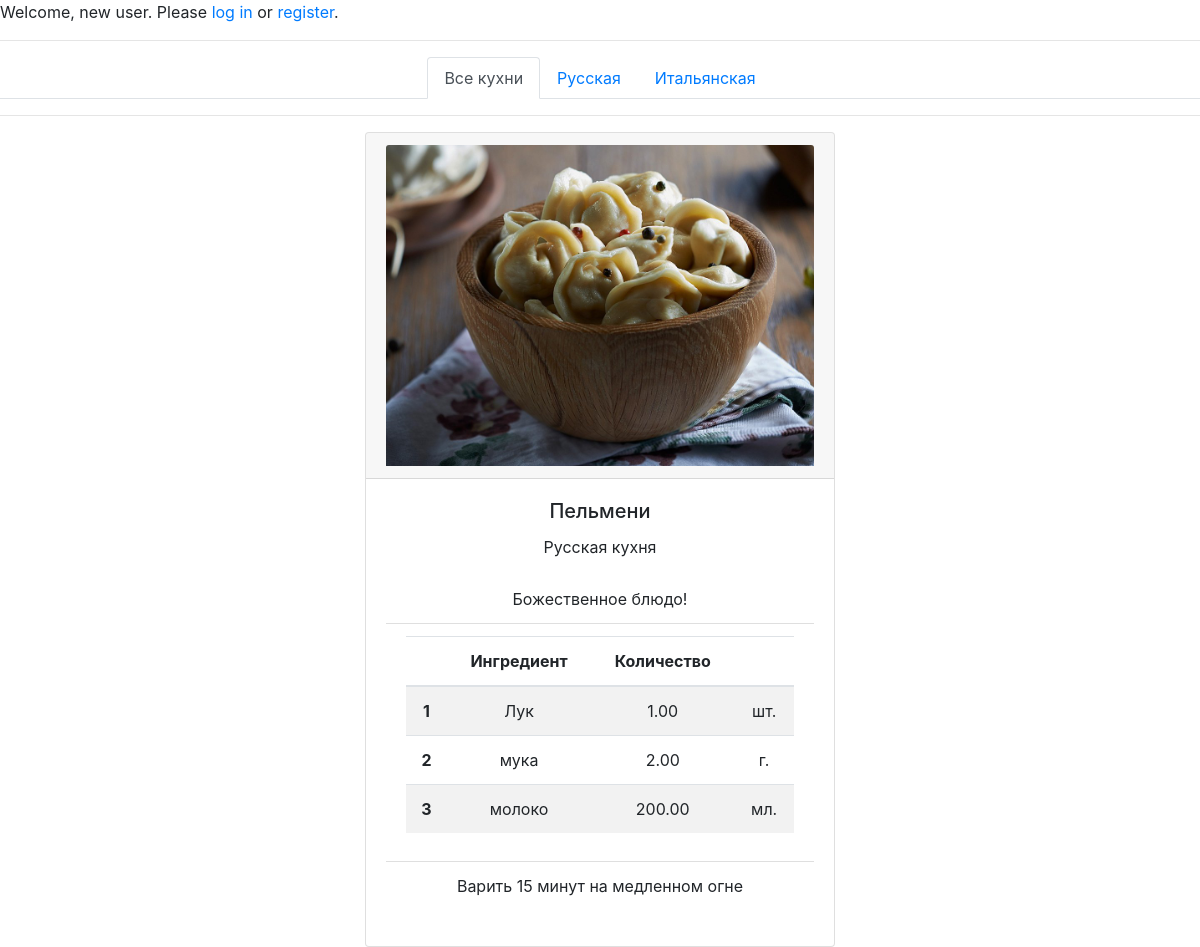
The page /recipes/recipes/1 on the database its author committed.
### mainapp/models.py (models this page shows, shortened)
class Cuisine(models.Model):
    class Meta:
        verbose_name = 'Кухня'
        verbose_name_plural = 'Кухни'
    name = models.CharField(verbose_name='название', max_length=64, unique=True)
    description = models.TextField(verbose_name='описание', blank=True)

class Recipe(models.Model):
    class Meta:
        verbose_name = 'Рецепт'
        verbose_name_plural = 'Рецепты'
    cuisine = models.ForeignKey(Cuisine, on_delete=models.CASCADE)
    name = models.CharField(verbose_name='название рецепта', max_length=255)
    description = models.TextField(verbose_name='описание', blank=True)
    cooking = models.TextField(verbose_name='способ приготовления', blank=False)
    image = models.ImageField(upload_to='recipe_photos', blank=True)

class Composition(models.Model):
    class Meta:
        verbose_name = 'Пропорция'
        verbose_name_plural = 'Пропорции'
    recipe = models.ForeignKey(Recipe, on_delete=models.CASCADE)
    ingredient = models.ForeignKey(Ingredient, on_delete=models.CASCADE)
    quantity = models.DecimalField(verbose_name='количество', max_digits=12, decimal_places=2, default=1)

class Ingredient(models.Model):
    class Meta:
        verbose_name = 'Ингредиент'
        verbose_name_plural = 'Ингредиенты'
    unit = models.ForeignKey(Unit,  on_delete=models.SET(''))
    name = models.CharField(verbose_name='название ингредиента', max_length=255)

class Unit(models.Model):
    class Meta:
        verbose_name = 'Единица измерения'
        verbose_name_plural = 'Единицы измерения'
    short_name = models.CharField(verbose_name='сокращение', max_length=8, unique=True)
    name = models.CharField(verbose_name='название', max_length=128, blank=True)

### mainapp/views.py (the view)
# urls.py: path('recipes/<int:pk>', mainapp.RecipeDetailView.as_view(), name='recipe'),
class RecipeDetailView(DetailView):
    model = Recipe
    context_object_name = 'recipe'
    template_name = 'mainapp/recipe.html'
    def get_context_data(self, **kwargs):
        context = super().get_context_data(**kwargs)
        context['composition_list'] = Composition.objects.filter(recipe=self.kwargs['pk'])
        context['cuisine_list'] = Cuisine.objects.all()
        return context

### mainapp/templates/mainapp/recipe.html (shortened to what this page needs)
{% extends 'mainapp/base.html' %}
{% block content %}
<div class="container">
        <div class="card text-center">
            <div class="card-header">
                <img src="/media/{{ recipe.image }}" class="card-img-top" alt="...">
            </div>
            <div class="card-body">
                <h5 class="card-title">{{ recipe.name }}</h5>
                <p class="card-text">{{ recipe.cuisine.name }} кухня</p>
                <ul class="list-group list-group-flush">
                    <li class="list-group-item">
                        {{ recipe.description }}
                    </li>
                    <li class="list-group-item">
                        <table class="table table-striped">
                            <thead>
                                <tr>
                                    <th scope="col"></th>
                                    <th scope="col">Ингредиент</th>
                                    <th scope="col">Количество</th>
                                    <th scope="col"></th>
                                </tr>
                            </thead>
                            <tbody>
                            {% for composition in composition_list %}
                                <tr>
                                    <th scope="row">{{ forloop.counter }}</th>
                                    <td>{{ composition.ingredient.name }}</td>
                                    <td>{{ composition.quantity }}</td>
                                    <td>{{ composition.ingredient.unit.short_name }} </td>
                                </tr>
                            {% endfor %}
                            </tbody>
                        </table>
                    </li>
                    <li class="list-group-item">
                        <p>{{ recipe.cooking }}</p>
                    </li>
                </ul>
            </div>
        </div>
</div>
{% endblock %}

### mainapp/templates/mainapp/includes/inc_cuisine_menu.html (shortened to what this page needs)
<hr>
<ul class="nav nav-tabs justify-content-center">
  <li class="nav-item">
    <a href="{% url 'recipes:index' %}"
       class="nav-link {% if request.resolver_match.kwargs.cuisine == None %}
                  active
                {% endif %}">
      Все кухни
    </a>
  </li>
  {% for cuisine in cuisine_list %}
    <li class="nav-item">
      <a href="{% url 'recipes:cuisine' cuisine.name %}"
         class="nav-link ">
        {{ cuisine.name }}
      </a>
    </li>
  {% endfor %}
</ul>
<hr>

### static/css/styles.css (style rules this page uses)
.container { background-color: white; width: 500px; margin: 0 auto; }

### rows shown on the page
Cuisine: name "Русская"
Cuisine: name "Итальянская"
Recipe: image (picture), name "Пельмени", cuisine.name "Русская", description "Божественное блюдо!", cooking "Варить 15 минут на медленном огне"
Composition: ingredient.name "Лук", quantity "1.00", ingredient.unit.short_name "шт."
Composition: ingredient.name "мука", quantity "2.00", ingredient.unit.short_name "г."
Composition: ingredient.name "молоко", quantity "200.00", ingredient.unit.short_name "мл."
